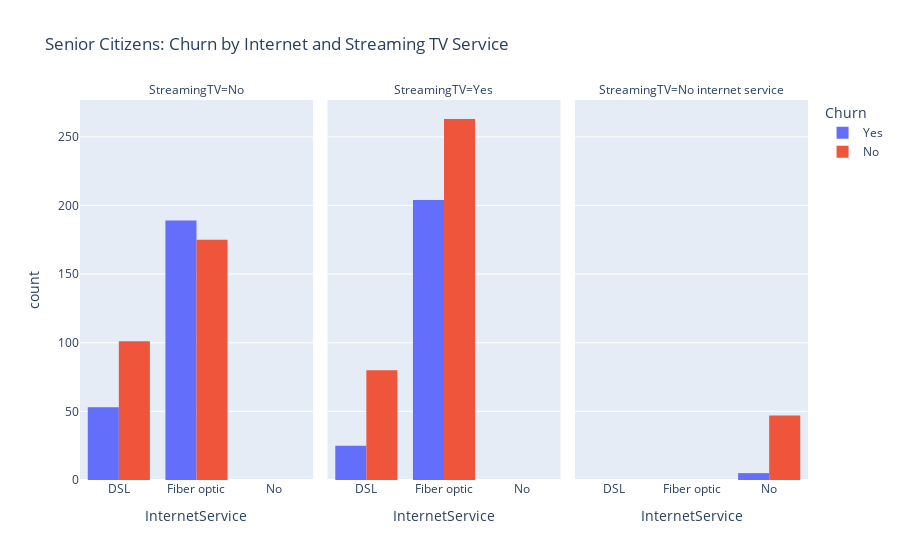

This figure's notebook cell:
### Markdown cell above
###  3. Among senior citizens, which services are associated with the highest churn?
#### Targeting demographic-service interaction

### Code cell
senior_df = df_cleaned[df_cleaned['SeniorCitizen'] == 1]  # for filtering the cleaned dataframe to include only
# senior citizens where seniorcitizen == 1
px.histogram( # for creating hisogram using plotly express 
             senior_df,     #using the filtered dataframe containing only senior citizens  
             x='InternetService',  # 
             color='Churn',
             barmode='group', 
             facet_col='StreamingTV',
             title='Senior Citizens: Churn by Internet and Streaming TV Service'
            ).show()

### Figure 1 — Plotly figure (JSON) as saved in the notebook; plotly's stock layout.template omitted (floating-point values rounded to 4 significant figures; data arrays with more than 128 entries replaced by an {"elided": "..."} marker saying what was removed)
{"data": [{"alignmentgroup": "True", "bingroup": "x", "hovertemplate": "Churn=Yes<br>StreamingTV=No<br>InternetService=%{x}<br>count=%{y}<extra></extra>", "legendgroup": "Yes", "marker": {"color": "#636efa", "pattern": {"shape": ""}}, "name": "Yes", "offsetgroup": "Yes", "orientation": "v", "showlegend": true, "type": "histogram", "x": {"elided": "242 str values"}, "xaxis": "x", "yaxis": "y"}, {"alignmentgroup": "True", "bingroup": "x", "hovertemplate": "Churn=Yes<br>StreamingTV=Yes<br>InternetService=%{x}<br>count=%{y}<extra></extra>", "legendgroup": "Yes", "marker": {"color": "#636efa", "pattern": {"shape": ""}}, "name": "Yes", "offsetgroup": "Yes", "orientation": "v", "showlegend": false, "type": "histogram", "x": {"elided": "229 str values"}, "xaxis": "x2", "yaxis": "y2"}, {"alignmentgroup": "True", "bingroup": "x", "hovertemplate": "Churn=Yes<br>StreamingTV=No internet service<br>InternetService=%{x}<br>count=%{y}<extra></extra>", "legendgroup": "Yes", "marker": {"color": "#636efa", "pattern": {"shape": ""}}, "name": "Yes", "offsetgroup": "Yes", "orientation": "v", "showlegend": false, "type": "histogram", "x": ["No", "No", "No", "No", "No"], "xaxis": "x3", "yaxis": "y3"}, {"alignmentgroup": "True", "bingroup": "x", "hovertemplate": "Churn=No<br>StreamingTV=No<br>InternetService=%{x}<br>count=%{y}<extra></extra>", "legendgroup": "No", "marker": {"color": "#EF553B", "pattern": {"shape": ""}}, "name": "No", "offsetgroup": "No", "orientation": "v", "showlegend": true, "type": "histogram", "x": {"elided": "276 str values"}, "xaxis": "x", "yaxis": "y"}, {"alignmentgroup": "True", "bingroup": "x", "hovertemplate": "Churn=No<br>StreamingTV=Yes<br>InternetService=%{x}<br>count=%{y}<extra></extra>", "legendgroup": "No", "marker": {"color": "#EF553B", "pattern": {"shape": ""}}, "name": "No", "offsetgroup": "No", "orientation": "v", "showlegend": false, "type": "histogram", "x": {"elided": "343 str values"}, "xaxis": "x2", "yaxis": "y2"}, {"alignmentgroup": "True", "bingroup": "x", "hovertemplate": "Churn=No<br>StreamingTV=No internet service<br>InternetService=%{x}<br>count=%{y}<extra></extra>", "legendgroup": "No", "marker": {"color": "#EF553B", "pattern": {"shape": ""}}, "name": "No", "offsetgroup": "No", "orientation": "v", "showlegend": false, "type": "histogram", "x": ["No", "No", "No", "No", "No", "No", "No", "No", "No", "No", "No", "No", "No", "No", "No", "No", "No", "No", "No", "No", "No", "No", "No", "No", "No", "No", "No", "No", "No", "No", "No", "No", "No", "No", "No", "No", "No", "No", "No", "No", "No", "No", "No", "No", "No", "No", "No"], "xaxis": "x3", "yaxis": "y3"}], "layout": {"annotations": [{"font": {}, "showarrow": false, "text": "StreamingTV=No", "x": 0.16, "xanchor": "center", "xref": "paper", "y": 1, "yanchor": "bottom", "yref": "paper"}, {"font": {}, "showarrow": false, "text": "StreamingTV=Yes", "x": 0.5, "xanchor": "center", "xref": "paper", "y": 1, "yanchor": "bottom", "yref": "paper"}, {"font": {}, "showarrow": false, "text": "StreamingTV=No internet service", "x": 0.84, "xanchor": "center", "xref": "paper", "y": 1, "yanchor": "bottom", "yref": "paper"}], "autosize": true, "barmode": "group", "legend": {"title": {"text": "Churn"}, "tracegroupgap": 0}, "title": {"text": "Senior Citizens: Churn by Internet and Streaming TV Service"}, "xaxis": {"anchor": "y", "autorange": true, "domain": [0, 0.32], "range": [-0.5, 2.5], "title": {"text": "InternetService"}, "type": "category"}, "xaxis2": {"anchor": "y2", "autorange": true, "domain": [0.34, 0.66], "matches": "x", "range": [-0.5, 2.5], "title": {"text": "InternetService"}, "type": "category"}, "xaxis3": {"anchor": "y3", "autorange": true, "domain": [0.68, 1.0], "matches": "x", "range": [-0.5, 2.5], "title": {"text": "InternetService"}, "type": "category"}, "yaxis": {"anchor": "x", "autorange": true, "domain": [0, 1], "range": [0, 276.8], "title": {"text": "count"}}, "yaxis2": {"anchor": "x2", "autorange": true, "domain": [0, 1], "matches": "y", "range": [0, 276.8], "showticklabels": false}, "yaxis3": {"anchor": "x3", "autorange": true, "domain": [0, 1], "matches": "y", "range": [0, 276.8], "showticklabels": false}}}
